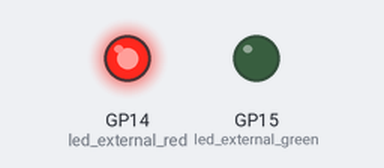
The program below on a simulated Raspberry Pi Pico running MicroPython. Shown: output pins drawn as LEDs (lit = HIGH).

Above: at 2.5 s.
At 7.5 s:
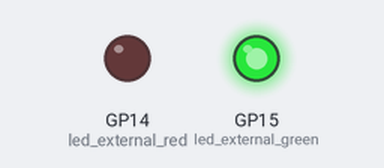
Timing chart, 0 to 13.0 s (numbered marks = the images above):
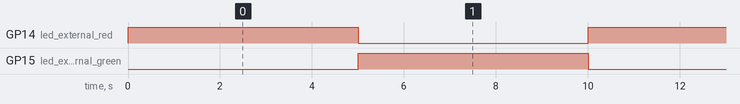

The program:

external_led_green_red.py
```python
import machine
import utime

led_external_green = machine.Pin(15, machine.Pin.OUT)
led_external_red = machine.Pin(14, machine.Pin.OUT)

led_external_green.value(1)
led_external_red.value(0)

while True:
    led_external_green.toggle()
    led_external_red.toggle()
    utime.sleep(5)
```

Measured:
- by itself, GP14 (led_external_red), GP15 (led_external_green): alternates HIGH for 5.0 s and LOW for 5.0 s
